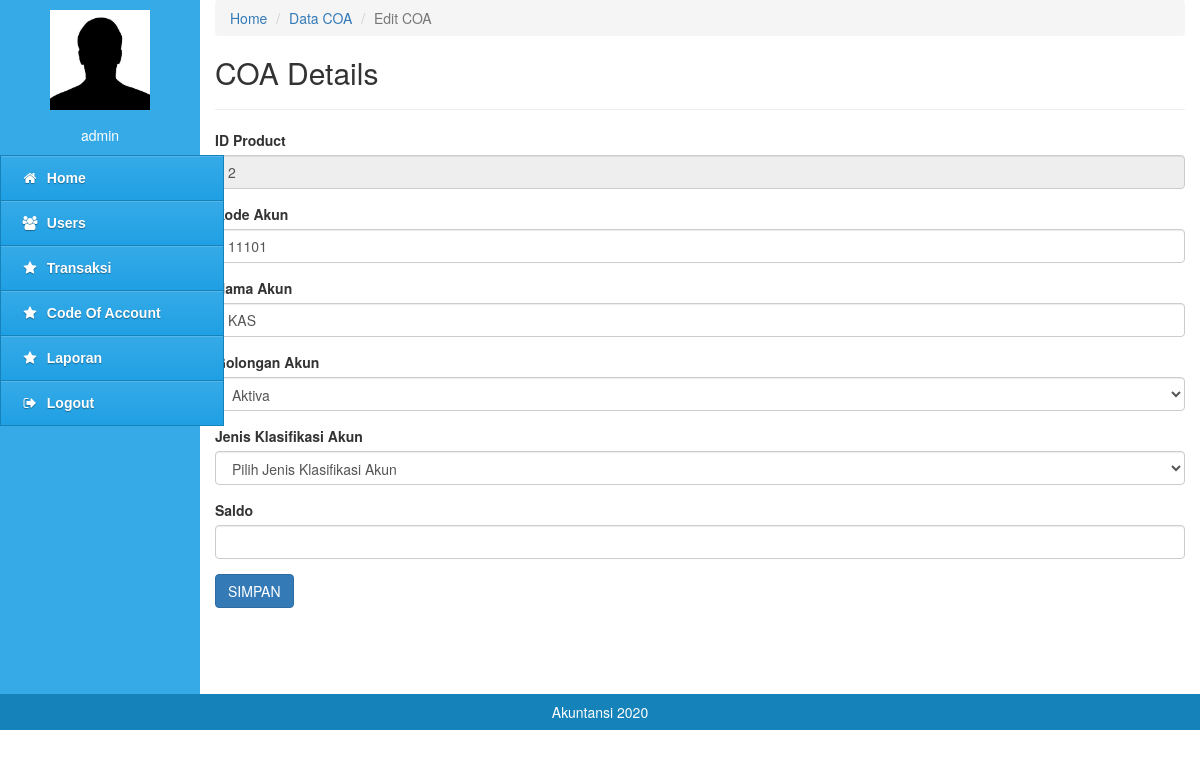
Page /pages/index.php?content=coa_edit&id=2 (signed in) on the committed database.
### tables this page shows
CREATE TABLE `tb_coa` (
  `id` int(10) NOT NULL,
  `kode_akun` int(10) NOT NULL,
  `nama` varchar(50) NOT NULL,
  `gol` varchar(10) NOT NULL,
  `klas` varchar(10) NOT NULL,
  `saldo` int(50) NOT NULL
);

### pages/content_coa/edit.php (the view, shortened to what this page needs)
 <div class="col-md-10" style="min-height:600px">
<nav aria-label="breadcrumb">
  <ol class="breadcrumb">
    <li class="breadcrumb-item"><a href="?content=home">Home</a></li>
    <li class="breadcrumb-item"><a href="?content=coa">Data COA</a></li>
    <li class="breadcrumb-item active" aria-current="page">Edit COA</li>
  </ol>
</nav>
<?php
							include '../config/configuration.php';
                            $result = mysqli_query($conn, "SELECT * FROM `tb_coa` WHERE id='$_GET[id]'");
                            $row = mysqli_fetch_assoc($result);
                        ?>
		<h2>COA Details</h2>
		<hr>
		<form action="?content=coa_editaksi" method="post">
		<div class="form-group">
				<label>ID Product</label>
					<input type="text" name="id" class="form-control" value="<?php echo $row['id'] ?>" readonly>
			</div>
			<div class="form-group">
				<label>Kode Akun</label>
					<input type="text" name="kode_akun" class="form-control" value="<?php echo $row['kode_akun'] ?>" >
			</div>
			<div class="form-group">
				<label>Nama Akun</label>
					<input type="text" name="nama" class="form-control" value="<?php echo $row['nama'] ?>">
			</div>
			<div class="form-group">
				<label>Golongan Akun</label>
					<select name="gol" class="form-control" required>
                                                    <option value="Aktiva">Aktiva</option>
					</select>
			</div>
						<div class="form-group">
			<label>Jenis Klasifikasi Akun</label>
                                                   <select name="klas" class="form-control" required>
                                                    <option selected value="">Pilih Jenis Klasifikasi Akun</option>
                                                    </select>
			</div>
			                                                <div class="form-group">
                                                    <label>Saldo</label>
                                                    <input class="form-control" type="number" name="saldo" />
                                                </div>
			<div class="form-group">
					<input type="submit" name="submit" class="btn btn-primary" value="SIMPAN">
				</div>
			</div>
	</div>
</body>
</html>

### rows in the picture
tb_coa: id "2", kode_akun "11101", nama "KAS"

### other values in the picture
$_SESSION['username'] "admin"
